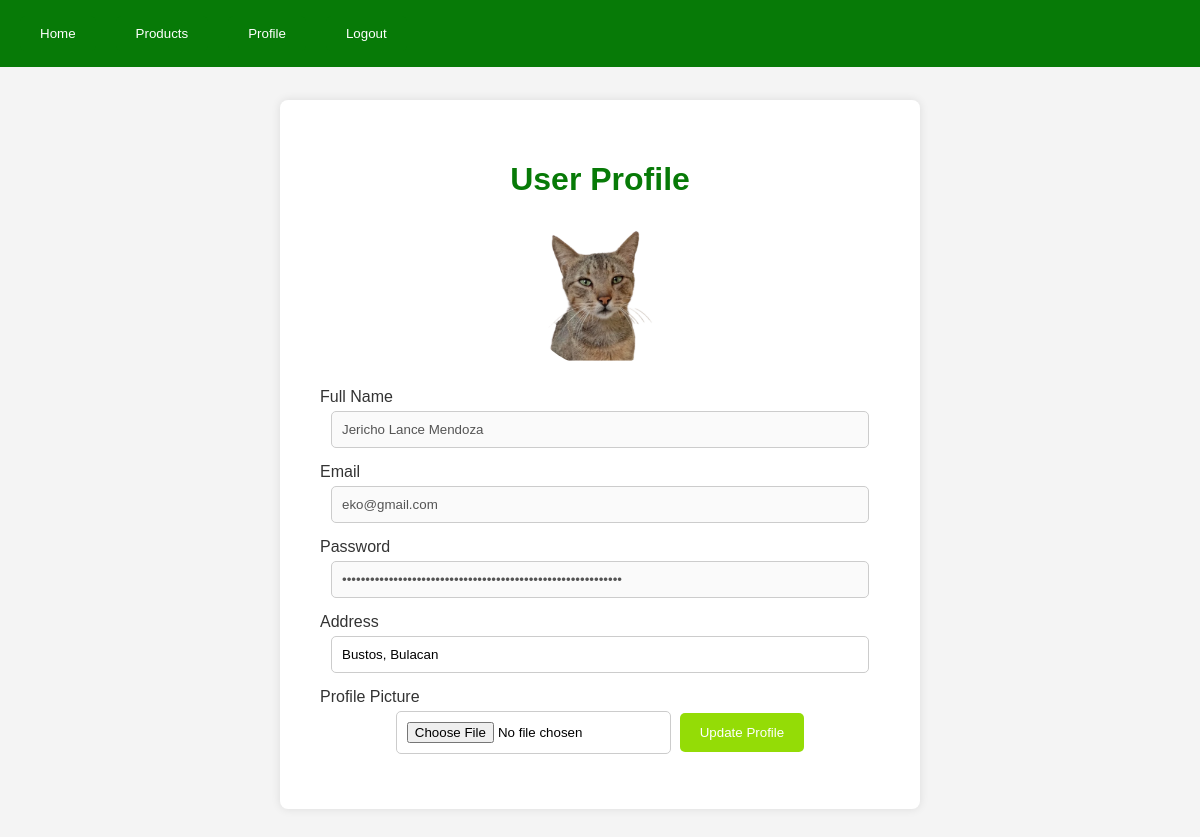
The app's page /profile.php (signed in) with its own data.
### tables this page shows
CREATE TABLE `users` (
  `cID` int(50) NOT NULL,
  `userType` int(1) NOT NULL,
  `cName` text NOT NULL,
  `cEmail` varchar(50) NOT NULL,
  `cPass` varchar(256) NOT NULL,
  `cPic` varchar(500) NOT NULL,
  `cConNum` int(20) NOT NULL,
  `cAdd` varchar(50) NOT NULL,
  `verification_code` varchar(10) DEFAULT NULL,
  `email_verified_at` timestamp NULL DEFAULT NULL
);

### profile.php (the view, shortened to what this page needs)
<?php
require 'Customer_conx.php';
$userId = $_SESSION['cID'];
$sql = "SELECT * FROM `users` WHERE `cID` = ?";
$stmt = $conn->prepare($sql);
$stmt->bind_param("i", $userId);
$stmt->execute();
$result = $stmt->get_result();
if ($result->num_rows > 0) {
    $user = $result->fetch_assoc();
} else {
    echo "User not found";
    exit();
}
?>
<!DOCTYPE html>
<html lang="en">
<head>
</head>
<body>
<div class="header">
    <ul class="menu">
        <li><button onclick="window.location.href='landing.php'">Home</button></li>
        <li><button onclick="window.location.href='products.php'">Products</button></li>
        <li><button onclick="window.location.href='profile.php'">Profile</button></li>
        <li><button onclick="window.location.href='logoutPage.php'">Logout</button></li>
    </ul>
</div>
    <div class="container">
        <div class="content">
            <h1>User Profile</h1>
            <form action="update.php" method="post" enctype="multipart/form-data">
                <div class="imgdiv"></div>
                <label for="fullname">Full Name</label>
                <input type="text" id="fullname" name="fullname" value="<?php echo isset($user['cName']) ? $user['cName'] : ''; ?>" required disabled>
                <label for="email">Email</label>
                <input type="email" id="email" name="email" value="<?php echo isset($user['cEmail']) ? $user['cEmail'] : ''; ?>" disabled>
                <label for="password">Password</label>
                <input type="password" id="password" name="password" value="<?php echo isset($user['cPass']) ? $user['cPass'] : ''; ?>" required disabled>
                <label for="address">Address</label>
                <input type="text" id="address" name="address" value="<?php echo isset($user['cAdd']) ? $user['cAdd'] : ''; ?>" required>
                <label for="profile_pic">Profile Picture</label>
                <input class="file" type="file" name="profile_pic" id="profile_pic" onchange="previewFile()">
                <input type="submit" value="Update Profile">
            </form>
        </div>
    </div>
</body>
</html>

### records on screen
users: fullname "Jericho Lance Mendoza", email "eko@gmail.com", address "Bustos, Bulacan"
